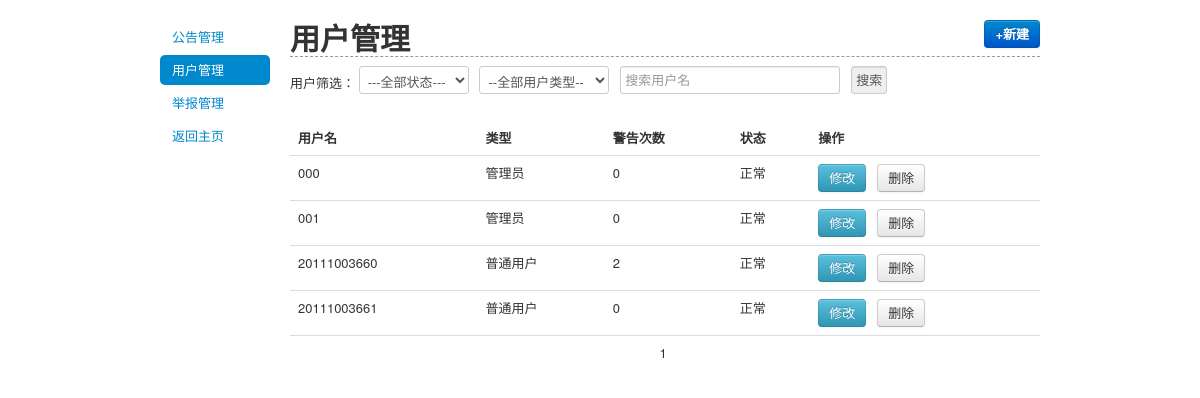
/others/user_mag.php (signed in), run on the app's committed database.
### tables this page shows
CREATE TABLE IF NOT EXISTS `user` (
  `user_id` varchar(30) NOT NULL,
  `password` varchar(20) NOT NULL,
  `user_type` char(2) NOT NULL COMMENT '0管理员，1普通用户',
  `alarm` int(2) NOT NULL DEFAULT '0' COMMENT '满3次禁言',
  `status` char(2) NOT NULL COMMENT '0代表正常，1代表不显示',
  PRIMARY KEY (`user_id`)
);

### others/user_mag.php (the view, shortened to what this page needs)
<?php include ("../deal/admin_check.php"); ?>
<!DOCTYPE html PUBLIC "-//W3C//DTD XHTML 1.0 Transitional//EN" "http://www.w3.org/TR/xhtml1/DTD/xhtml1-transitional.dtd">
<html xmlns="http://www.w3.org/1999/xhtml">
<head>
<link href="../style/bootstrap/css/bootstrap.min.css"  type="text/css" rel="stylesheet" />
<link href="../style/style.css" type="text/css" rel="stylesheet" />
</head>
<body>
<div id="middle">
<div id="admin_mid_left">
<ul class="nav nav-pills nav-stacked">
    <li><a href="notice_mag.php">公告管理</a></li>
    <li class="active"><a href="#">用户管理</a></li>
    <li><a href="item_alarm_mag.php">举报管理</a></li>
    <li><a href="../index.php">返回主页</a></li>
</ul>
</div>
<div id="admin_mid_right">
<h1 class="border1">用户管理
<span style="float:right;"><a class="btn btn-primary" data-toggle="modal" href="#myModal" >+新建</a></span>
</h1>
<p>
<form action="#" method="get">
用户筛选：
<select name="status" style="width:110px;">
<option value="">---全部状态---</option>
</select>&nbsp;&nbsp;
<select name="type" style="width:130px;">
<option value="">--全部用户类型--</option>
</select>&nbsp;&nbsp;
<input type="text" name="user_id" placeholder="搜索用户名" />&nbsp;&nbsp;
<input type="submit" name="search_submit" value="搜索" />
</form>
</p>
<div>
<table class="table">
<thead>
<tr>
<th>用户名</th>
<th>类型</th>
<th>警告次数</th>
<th>状态</th>
<th>操作</th>
</tr>
</thead>
<tbody>
<?php
$type=$_GET['type'];
$status=$_GET['status'];
$user_id=$_GET['user_id'];
if($type=="" && $status==""){
	$sql="select * from user where user_id like '%".$user_id."%'";
}elseif($type==""){
	$sql="select * from user where status=".$status." and user_id like '%".$user_id."%'";
}elseif($status==""){
	$sql="select * from user where user_type=".$type." and user_id like '%".$user_id."%'";
}else{
	$sql="select * from user where user_type=".$type." and status=".$status." and user_id like '%".$user_id."%'";
}
$perNumber=20;
$page=$_GET['page'];
if (!isset($page)) {
 $page=1;
}
$startCount=($page-1)*$perNumber;
$result=mysql_query($sql." limit $startCount,$perNumber");
while ($row=mysql_fetch_array($result)) {
?>
<tr>
<td width="25%"><?php echo $row["user_id"]; ?></td>
<td><?php
if($row["user_type"]=='0'){
	echo "管理员";}
if($row["user_type"]=='1'){
	echo "普通用户";}
?></td>
<td><?php echo $row["alarm"];?></td>
<td><?php
if($row["status"]=='0'){
	echo "正常";}
?></td>
<td><a href="user_modify.php?user_id=<?php echo $row['user_id']; ?>" class="btn btn-info">修改</a>&nbsp;&nbsp;
<a onclick="delete_user(<?php echo $row['user_id']; ?>)" class="btn">删除</a></td>
</tr>
<?php
} ?>
<tr><td colspan="5" style="text-align:center;">
<?php echo $page."&nbsp;"; ?>
</tbody>
</table>
</div>
</div>
</div>
</body>
</html>

### deal/admin_check.php (shortened to what this page needs)
<!DOCTYPE html PUBLIC "-//W3C//DTD XHTML 1.0 Transitional//EN" "http://www.w3.org/TR/xhtml1/DTD/xhtml1-transitional.dtd">
<html xmlns="http://www.w3.org/1999/xhtml">
<head>
</head>
<body>
</body>
</body>
</html>

### style/style.css (style rules this page uses)
* { margin:0px; padding:0px; }
#middle { width:880px; margin:0 auto; padding:20px 10px; min-height:400px; }
#admin_mid_left { width:110px; float:left; }
#admin_mid_right { width:750px; float:right; }
.border1 { border-bottom:dashed 1px #999; }

### data on the page
user: user_id "000", user_type "管理员", alarm "0", status "正常"
user: user_id "001", user_type "管理员", alarm "0", status "正常"
user: user_id "20111003660", user_type "普通用户", alarm "2", status "正常"
user: user_id "20111003661", user_type "普通用户", alarm "0", status "正常"

### other printed values
$page "1"
